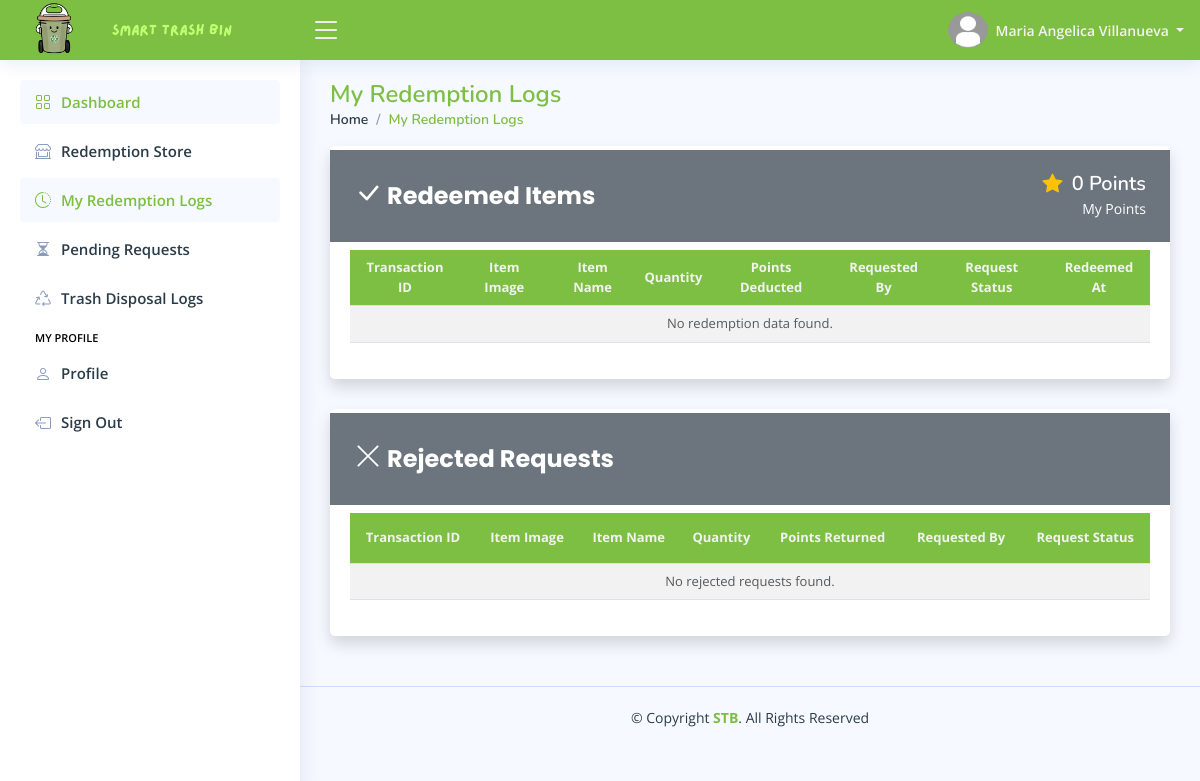
Screenshot of /pages/student/home.php?page=redemption-log (signed in) with the database file from the repository.
### tables this page shows
CREATE TABLE `student_profile_tbl` (
  `tbl_row_id` int(11) NOT NULL,
  `student_lrn` varchar(255) NOT NULL,
  `profile_picture` varchar(255) DEFAULT NULL,
  `date_of_birth` date NOT NULL,
  `gender` enum('Male','Female','Others') DEFAULT 'Others',
  `civil_status` enum('Single','Married','Divorced','Widowed') DEFAULT 'Single',
  `address` varchar(255) NOT NULL,
  `phone_number` varchar(50) NOT NULL,
  `facebook_link` varchar(255) NOT NULL,
  `updated_at` timestamp NOT NULL DEFAULT current_timestamp() ON UPDATE current_timestamp()
);

CREATE TABLE `student_accounts_tbl` (
  `tbl_row_id` int(11) NOT NULL,
  `student_lrn` varchar(255) NOT NULL,
  `student_rfid` varchar(255) DEFAULT NULL,
  `first_name` varchar(100) NOT NULL,
  `middle_name` varchar(100) DEFAULT NULL,
  `last_name` varchar(100) NOT NULL,
  `email_address` varchar(150) NOT NULL,
  `student_password` varchar(255) NOT NULL,
  `role` enum('Student') DEFAULT 'Student',
  `grade_level` enum('Grade 7','Grade 8','Grade 9','Grade 10','Grade 11','Grade 12') DEFAULT NULL,
  `student_points` int(11) NOT NULL DEFAULT 0,
  `reset_password_token` varchar(255) DEFAULT NULL,
  `password_token_expiry` datetime DEFAULT NULL,
  `locked_account` enum('Yes','No') DEFAULT 'No',
  `created_at` timestamp NOT NULL DEFAULT current_timestamp(),
  `updated_at` timestamp NOT NULL DEFAULT current_timestamp() ON UPDATE current_timestamp()
);

### pages/student/pages/redemption-log.php (the view)
<main id="main" class="main">
    <?php
        include_once "includes/pagetitle.php";
    ?>
    <section class="section">
        <div class="row">
            <div class="col-lg-12">
                <div class="card shadow">
                    <div class="d-flex justify-content-between align-items-center px-4 py-2 bg-secondary mb-2 mt-1">
                        <h5 class="card-title text-white custom-card-title fw-bold">
                            <i class="bi bi-check-lg fs-3"></i>
                            Redeemed Items
                        </h5>
                        <div class="text-end text-white">
                            <h5 class="mb-0 fw-semibold">
                                <i class="bi bi-star-fill text-warning me-1"></i>
                                <?php echo $student_points ?? '0'; ?> Points
                            </h5>
                            <small class="text-white"> My Points </small>
                        </div>
                    </div>
                    <div class="card-body">
                        <div class="table-responsive">
                            <table class="table table-striped table-hover datatable custom-table">
                                <thead>
                                    <tr>
                                        <th scope="col"> Transaction ID </th>
                                        <th scope="col"> Item Image </th>
                                        <th scope="col"> Item Name </th>
                                        <th scope="col"> Quantity </th>
                                        <th scope="col"> Points Deducted </th>
                                        <th scope="col"> Requested By </th>
                                        <th scope="col"> Request Status </th>
                                        <th scope="col"> Redeemed At </th>
                                    </tr>
                                </thead>
                                <tbody>
                                    <?php
                                    $fetch_pending_requests = $conn->prepare("SELECT
                                                                                tt.*,
                                                                                CONCAT(sa.first_name, ' ', sa.last_name) AS 'redeemed_by',
                                                                                rt.item_image,
                                                                                rt.item_name
                                                                            FROM transactions_tbl tt
                                                                            LEFT JOIN reward_items_tbl rt
                                                                            ON tt.item_redeemed = rt.item_id
                                                                            LEFT JOIN student_accounts_tbl sa
                                                                            ON tt.redeemed_by = sa.student_lrn
                                                                            WHERE tt.redeemed_by = :student_lrn AND tt.redeem_status = :redeem_status
                                                                            ORDER BY tt.redeemed_at DESC
                                                                            ");
                                    $fetch_pending_requests->execute(["student_lrn" => $student_lrn, ":redeem_status" => "Approved"]);
                                    if ($fetch_pending_requests->rowCount() > 0) {
                                        while ($transaction_data = $fetch_pending_requests->fetch()) {
                                            $item_image = $transaction_data["item_image"];
                                            if (empty($item_image) || !file_exists($item_file_path . $item_image)) {
                                                $item_image = "default-item.png";
                                            }
                                    ?>
                                            <tr>
                                                <td class="fw-bold">
                                                    <?php echo htmlspecialchars($transaction_data["transaction_id"]); ?>
                                                </td>
                                                <td>
                                                    <img
                                                        src="<?php echo htmlspecialchars($item_file_path . $item_image); ?>"
                                                        alt="Item Image"
                                                        class="rounded-circle"
                                                        width="40" height="40">
                                                </td>
                                                <td class="fw-bold">
                                                    <?php echo htmlspecialchars($transaction_data["item_name"]); ?>
                                                </td>
                                                <td class="fw-bold">
                                                    <?php echo htmlspecialchars($transaction_data["item_quantity"]); ?>
                                                </td>
                                                <td class="fw-bold">
                                                    <?php echo htmlspecialchars($transaction_data["total_points"]); ?>
                                                </td>
                                                <td class="fw-bold">
                                                    <?php echo htmlspecialchars($transaction_data["redeemed_by"]); ?>
                                                </td>
                                                <td class="fw-bold">
                                                    <span class="badge bg-<?php echo htmlspecialchars($transaction_data["redeem_status"] === "Approved" ? "success" : "danger"); ?> p-2">
                                                        <?php echo htmlspecialchars($transaction_data["redeem_status"]); ?>
                                                    </span>
                                                </td>
                                                <td class="fw-bold">
                                                    <?php echo htmlspecialchars(format_timestamp($transaction_data["redeemed_at"])); ?>
                                                </td>
                                            </tr>
                                        <?php
                                        }
                                    } else {
                                        ?>
                                        <tr>
                                            <td colspan="9" class="text-center text-muted">
                                                No redemption data found.
                                            </td>
                                        </tr>
                                    <?php
                                    }
                                    ?>
                                </tbody>
                            </table>
                        </div>
                    </div>
                </div>
            </div>
            <div class="col-lg-12">
                <div class="card shadow">
                    <div class="d-flex justify-content-between align-items-center px-4 py-2 bg-secondary mb-2 mt-1">
                        <h5 class="card-title text-white custom-card-title fw-bold">
                            <i class="bi bi-x-lg fs-3"></i>
                            Rejected Requests
                        </h5>
                    </div>
                    <div class="card-body">
                        <div class="table-responsive">
                            <table class="table table-striped table-hover datatable custom-table">
                                <thead>
                                    <tr>
                                        <th scope="col"> Transaction ID </th>
                                        <th scope="col"> Item Image </th>
                                        <th scope="col"> Item Name </th>
                                        <th scope="col"> Quantity </th>
                                        <th scope="col"> Points Returned </th>
                                        <th scope="col"> Requested By </th>
                                        <th scope="col"> Request Status </th>
                                    </tr>
                                </thead>
                                <tbody>
                                    <?php
                                    $fetch_pending_requests = $conn->prepare("SELECT
                                                                                tt.*,
                                                                                CONCAT(sa.first_name, ' ', sa.last_name) AS 'redeemed_by',
                                                                                rt.item_image,
                                                                                rt.item_name
                                                                            FROM transactions_tbl tt
                                                                            LEFT JOIN reward_items_tbl rt
                                                                            ON tt.item_redeemed = rt.item_id
                                                                            LEFT JOIN student_accounts_tbl sa
                                                                            ON tt.redeemed_by = sa.student_lrn
                                                                            WHERE tt.redeemed_by = :student_lrn AND tt.redeem_status = :redeem_status
                                                                            ORDER BY tt.transaction_id DESC
                                                                            ");
                                    $fetch_pending_requests->execute(["student_lrn" => $student_lrn, ":redeem_status" => "Declined"]);
                                    if ($fetch_pending_requests->rowCount() > 0) {
                                        while ($transaction_data = $fetch_pending_requests->fetch()) {
                                            $item_image = $transaction_data["item_image"];
                                            if (empty($item_image) || !file_exists($item_file_path . $item_image)) {
                                                $item_image = "default-item.png";
                                            }
                                    ?>
                                            <tr>
                                                <td class="fw-bold">
                                                    <?php echo htmlspecialchars($transaction_data["transaction_id"]); ?>
                                                </td>
                                                <td>
                                                    <img
                                                        src="<?php echo htmlspecialchars($item_file_path . $item_image); ?>"
                                                        alt="Item Image"
                                                        class="rounded-circle"
                                                        width="40" height="40">
                                                </td>
                                                <td class="fw-bold">
                                                    <?php echo htmlspecialchars($transaction_data["item_name"]); ?>
                                                </td>
                                                <td class="fw-bold">
                                                    <?php echo htmlspecialchars($transaction_data["item_quantity"]); ?>
                                                </td>
                                                <td class="fw-bold">
                                                    <?php echo htmlspecialchars($transaction_data["total_points"]); ?>
                                                </td>
                                                <td class="fw-bold">
                                                    <?php echo htmlspecialchars($transaction_data["redeemed_by"]); ?>
                                                </td>
                                                <td class="fw-bold">
                                                    <span class="badge bg-<?php echo htmlspecialchars($transaction_data["redeem_status"] === "Approved" ? "success" : "danger"); ?> p-2">
                                                        <?php echo htmlspecialchars($transaction_data["redeem_status"]); ?>
                                                    </span>
                                                </td>
                                            </tr>
                                        <?php
                                        }
                                    } else {
                                        ?>
                                        <tr>
                                            <td colspan="9" class="text-center text-muted">
                                                No rejected requests found.
                                            </td>
                                        </tr>
                                    <?php
                                    }
                                    ?>
                                </tbody>
                            </table>
                        </div>
                    </div>
                </div>
            </div>
        </div>
    </section>
</main>

### pages/student/includes/header.php (shortened to what this page needs)
<header id="header" class="header fixed-top d-flex align-items-center">
    <div class="d-flex align-items-center justify-content-between">
        <a href="home.php" class="logo d-flex align-items-center gap-0">
            <img src="../../assets/global/images/stb-logo.png" alt="Website Logo">
            <img src="../../assets/global/images/stb-name.png" alt="Website Logo">
        </a>
        <i class="bi bi-list toggle-sidebar-btn"></i>
    </div>
    <nav class="header-nav ms-auto">
        <ul class="d-flex align-items-center">
            <li class="nav-item dropdown pe-3">
                <a class="nav-link nav-profile d-flex align-items-center pe-0" href="#" data-bs-toggle="dropdown">
                    <img src="<?php echo htmlspecialchars($file_path . $profile_picture); ?>" alt="Profile Picture" class="rounded-circle" width="40" height="40">
                    <span class="d-none d-md-block dropdown-toggle ps-2"> <?php echo htmlspecialchars($first_name . " " . $last_name); ?> </span>
                </a>
            </li>
        </ul>
    </nav>
</header>

### rows the page displays
student_profile_tbl: student_accounts_tbl.first_name+last_name "Maria Angelica Villanueva", student_accounts_tbl.student_points "0"

### other values shown
$page_titles[$page_name] "My Redemption Logs"
